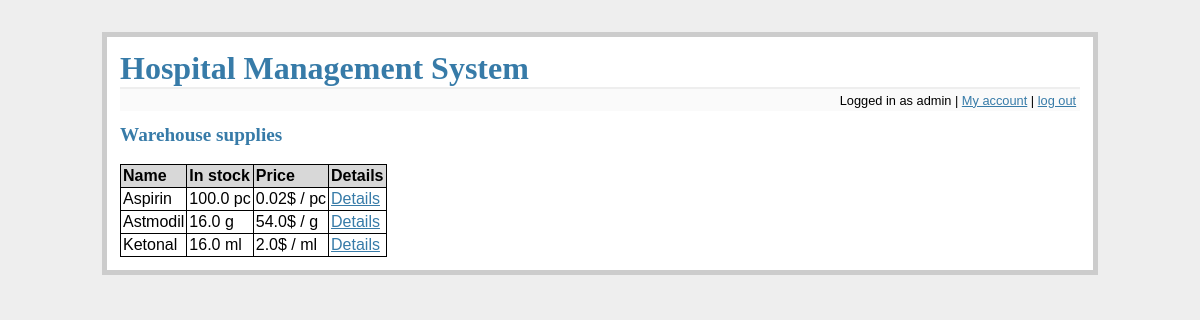
The app's page /view_supplies (signed in) with its own data.
### tables this page shows
CREATE TABLE positions (
    id integer primary key autoincrement,
    name text not null
);

CREATE TABLE drugs (
    id integer primary key autoincrement,
    name text not null,
    quantity float not null,
    unit_id integer not null,
    price float not null,
    min_rights integer not null,
    active integer not null,
    foreign key(unit_id) references units(id)
);

### flaskr.py (the view)
@app.route('/view_supplies', methods=['GET'])
def view_supplies():
    db = get_db()
    position = get_position(db, session['username'])
    if 'logged_in' not in session or not session['logged_in'] or position not in ['Admin', 'Warehouseman', 'Head physician']:
        flash('You do not have rights to access this part of website')
        return redirect(url_for('main_screen'))
    supplies = get_all_active_drugs(db)
    return render_template('view_supplies.html', supplies=supplies)

### flaskr.py (called while the page is built)
def connect_db():
    rv = sqlite3.connect(app.config['DATABASE'])
    rv.row_factory = sqlite3.Row
    return rv

def get_db():
    if not hasattr(g, 'sqlite_db'):
        g.sqlite_db = connect_db()
    return g.sqlite_db

### tools.py (called while the page is built)
def get_position(db, user):
    cur = db.execute('select p.name from employees as e join positions as p on e.position_id = p.id where e.login = ?', [user])
    res = cur.fetchone()
    return res[0] if res else None

def get_all_active_drugs(db):
    return db.execute('select d.name, d.quantity||\' \'||u.name, d.price||\'$ / \'||u.name, d.id from drugs d join units u on d.unit_id = u.id where d.active = 1 order by d.name').fetchall()

### templates/view_supplies.html
{% extends "layout.html" %}
{% block body %}
  <h2>Warehouse supplies</h2>
  <br/>
  <table class=dbtable>
  <tr><td>Name<td>In stock<td>Price<td>Details
  {% for row in supplies %}
  <tr>
      <td>{{ row[0] }}<td>{{ row[1] }}<td>{{ row[2] }}
      <td><a href="{{ url_for('drug_details', drug=row[3]) }}">Details
  </tr>
  {% endfor %}
  </table>
{% endblock %}

### templates/layout.html (shortened to what this page needs)
<!doctype html>
<link rel=stylesheet type=text/css href="{{ url_for('static', filename='style.css') }}">
<div class=page>
  <h1><a href="{{ url_for('main_screen') }}" class=simplelnk>Hospital Management System</a></h1>
  <div class=metanav>
  {% if not session.logged_in %}
    <span><a href="{{ url_for('login') }}">log in</a></span>
  {% else %}
    <span>Logged in as {{ session.username }} | <a href="{{ url_for('my_account') }}">My account</a> | <a href="{{ url_for('logout') }}">log out</a></span>
  {% endif %}
  </div>
  {% block body %}{% endblock %}
</div>

### static/style.css (style rules this page uses)
a, h1, h2, h3 { color: #377ba8; }
h1, h2, h3 { font-family: 'Georgia', serif; margin: 0; }
h1 { border-bottom: 2px solid #eee; }
h2 { font-size: 1.2em; }
.page { margin: 2em auto; width: 60em; border: 5px solid #ccc; padding: 0.8em; background: white; }
.metanav { text-align: right; font-size: 0.8em; padding: 0.3em; margin-bottom: 1em; background: #fafafa; }
.simplelnk { text-decoration: none; font-weight: bold }
table, table tr, table td { border-spacing: 0px; border: 1px solid black; border-collapse: collapse; }
table td { padding: 2px; }
table.dbtable tr:first-child { background-color: #D8D8D8; font-weight: bold; }

### records on screen
positions: username "admin"
drugs: name "Aspirin", row "100.0 pc", row "0.02$ / pc"
drugs: name "Astmodil", row "16.0 g", row "54.0$ / g"
drugs: name "Ketonal", row "16.0 ml", row "2.0$ / ml"
